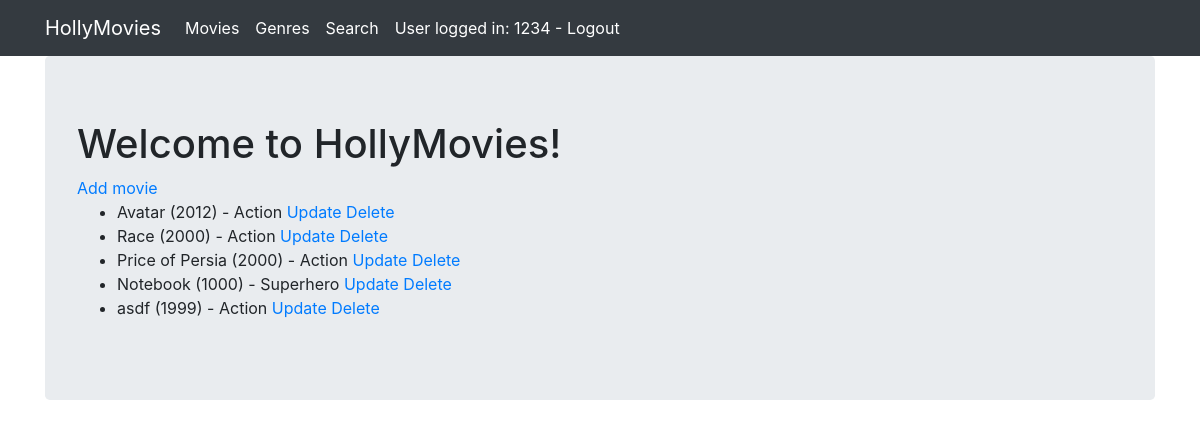
The app's page / (signed in) with its own data.
### viewer/models.py (models this page shows)
class Movie(Model):
  title = CharField(max_length=128)
  genre = ForeignKey(Genre, on_delete=DO_NOTHING)
  rating = IntegerField()
  released = DateField()
  description = TextField(default="no description")
  created = DateTimeField(auto_now_add=True)

class Genre(Model):
  name = CharField(max_length=128)

### viewer/views.py (the view)
# urls.py: path('', MoviesView.as_view(), name='index'), #Class based view
class MoviesView(ListView):
  template_name = 'movies.html'
  model = Movie

### viewer/templates/movies.html
{% extends "base.html" %}
{% block content %}
  <h1>Welcome to HollyMovies!</h1>
    <a href="{% url 'movie_create' %}"> Add movie </a>
  <ul>
    {% for movie in object_list %}
      <li>
          {{ movie.title }} ({{ movie.released.year }}) - {{ movie.genre.name }}
          <a href="{% url 'movie_update' movie.pk %}"> Update </a>
      <a href="{% url 'movie_delete' movie.pk %}"> Delete </a>
      </li>
    {% endfor %}
  </ul>
{% endblock %}

### viewer/templates/base.html (shortened to what this page needs)
{% load static %}
<html {% if LANGUAGE_CODE %}lang="{{ LANGUAGE_CODE }}" {% endif %}>
<head>
    <link rel="stylesheet" href="https://stackpath.bootstrapcdn.com/bootstrap/4.2.1/css/bootstrap.min.css"
>
</head>
<body>
    <nav class="navbar navbar-expand-lg navbar-dark bg-dark">
        <div class="container fixed">
            <a class="navbar-brand" href="{% url 'index' %}">HollyMovies</a>
            <div class="collapse navbar-collapse" id="navbarNavAltMarkup">
                <div class="navbar-nav">
                    <a class="nav-item nav-link active" href="{% url 'index' %}">
                        Movies
                    </a>
                    <a class="nav-item nav-link active" href="{% url 'genres' %}">
                        Genres
                    </a>
                    <a class="nav-item nav-link active" href="{% url 'search' %}">
                        Search
                    </a>
                    {% if request.user.is_authenticated %}
                    <a class="nav-item nav-link active" href="{% url 'logout' %}">
                        User logged in: {{ request.user.username }} - Logout
                    </a>
                    {% else %}
                    <a class="nav-item nav-link active" href="{% url 'login' %}">
                        Login
                    </a>
                    {% endif %}
                </div>
            </div>
        </div>
    </nav>
    <div class="container">
        <div class="jumbotron">
            {% block content %}{% endblock %}
        </div>
    </div>
</body>
</html>

### records on screen
Movie: title "Avatar", released.year "2012", genre.name "Action"
Movie: title "Race", released.year "2000", genre.name "Action"
Movie: title "Price of Persia", released.year "2000", genre.name "Action"
Movie: title "Notebook", released.year "1000", genre.name "Superhero"
Movie: title "asdf", released.year "1999", genre.name "Action"

### other values on screen
{{ request.user.username }} "1234"
